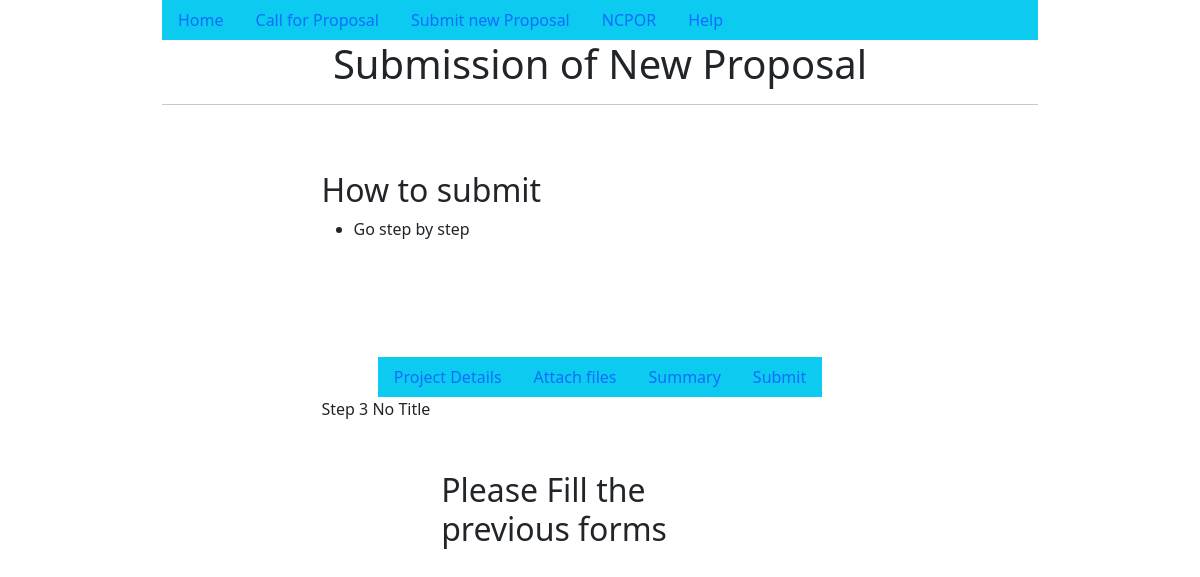
The page /proposals/submit/summary/second/ (signed in) on the database as committed earlier.
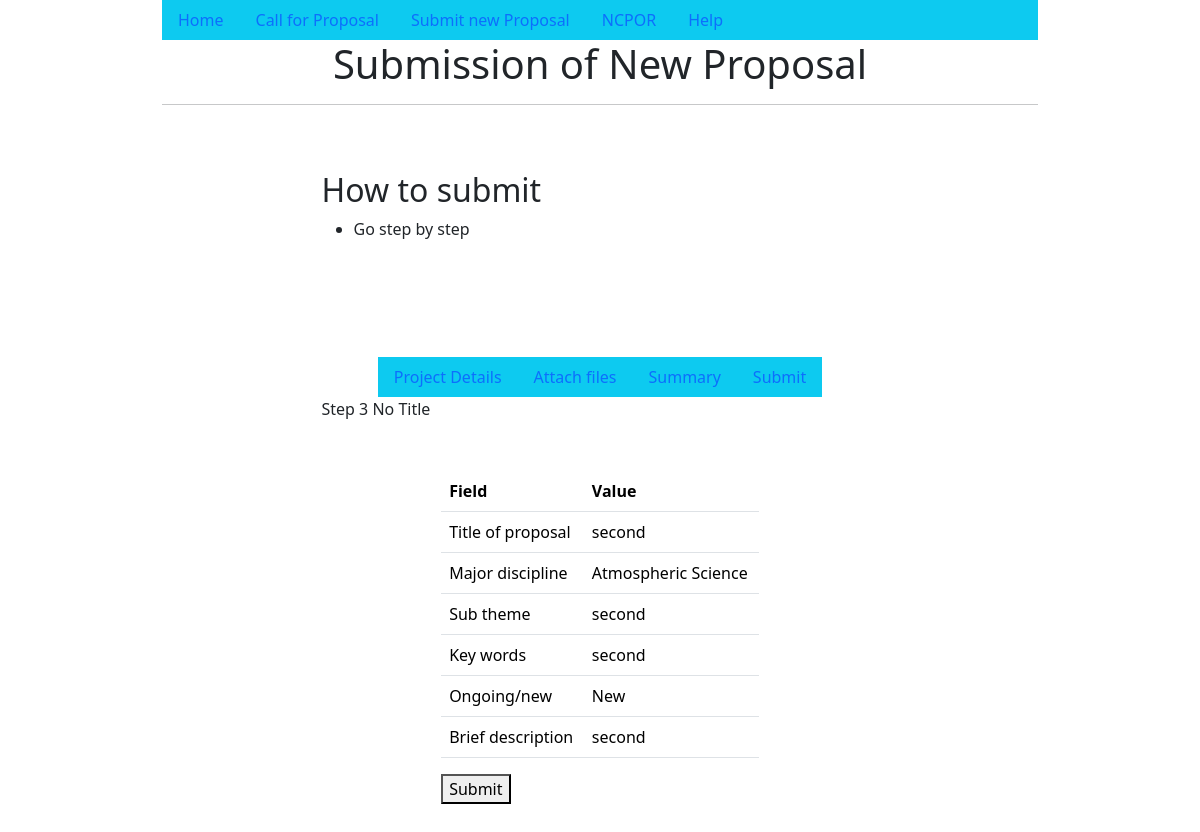
The same page on the database as committed later.
### proposals/models.py (models this page shows)
class Details(models.Model):
    DISCIPLINE_CHOICES = (
            ('Atmospheric Science', 'Atmospheric Science'),
            ('Oceanography', 'Oceanography'),
            ('Geology and Palosciences', 'Geology and Palosciences'),
            ('Glaciology and Remote Sensing', 'Glaciology and Remote Sensing'),
            ('Environmental Science', 'Environmental Science'),
            ('Biology', 'Biology'),
            ('Other', 'Other'),
        )
    FRESHNESS_CHOICE = (
        ('Ongoing', 'Ongoing'),
        ('New', 'New')
    )
    title_of_proposal = models.CharField(max_length=20, null=False , unique=True, primary_key=True)
    major_discipline = models.CharField(max_length = 30,choices = DISCIPLINE_CHOICES, null=False)
    sub_theme = models.CharField(max_length=20, null=False)
    key_words = models.CharField(max_length=50)
    freshness = models.CharField(max_length = 10,choices = FRESHNESS_CHOICE, null=False, name="Ongoing/New")
    brief_description = models.TextField(max_length=250)

### proposals/views.py (the view, shortened to what this page needs)
# urls.py: path('submit/summary', views.submit_summary),
@login_required
def submit_summary(request, title: str = ""):
    if title != "":
        details = Details.objects.filter(
            title_of_proposal=title
        ).values()
    else:
        details = None
    return render(
        request=request,
        template_name="submit.html",
        context={
            "step": 3,
            "details": [
                (i.replace("_", " ").capitalize(), j)
                for (i, j) in details[0].items()
                if i not in ["id"]
            ]
            if details
            else None,
            "title": request.session["title"]
            if "title" in request.session
            else "No Title",
        },
    )

### proposals/templates/submit.html (shortened to what this page needs)
{% extends 'base.html' %}
{% load static %}
{% block head %}Submission of New Proposal{% endblock head %}
{% block content %}
    <div style="width: 75%; margin: auto; padding: 50px;">
        <h2>How to submit</h2>
        <ul>
            <li>Go step by step</li>
        </ul>
    </div>
    <div style="width: 75%; margin: auto; padding: 50px;">
        <nav class="d-flex justify-content-center">
            <ul class="nav bg-info">
                <li class="nav-item">
                    <a class="nav-link" href="/proposals/submit/details">Project Details</a>
                </li>
                <li class="nav-item">
                    <a class="nav-link" href="/proposals/submit/files">Attach files</a>
                </li>
                <li class="nav-item">
                    <a class="nav-link" href="/proposals/submit/summary">Summary</a>
                </li>
                <li class="nav-item">
                    <a class="nav-link" href="/proposals/submit/finish">Submit</a>
                </li>
            </ul>
        </nav>
        <div>
            Step {{ step }}
            {{ title }}
            {% if step == 1 %}
                <form method="POST">
                    {% csrf_token %}
                    {{ details_form.as_p }}
                    <button type="submit">Continue</button>
                </form>
            {% elif step == 2 and title %}
                <form method="POST" enctype="multipart/form-data">
                    {% csrf_token %}
                    {{ files_form.as_p }}
                    <button type="submit">Continue</button>
                </form>
            {% elif step == 3 and title %}
                <div style="width: 75%; margin: auto; padding: 50px;">
                    {% if details %}
                        <table class="table">
                            <thead>
                                <tr>
                                    <th>Field</th>
                                    <th>Value</th>
                                </tr>
                            </thead>
                            {% for i, j in details %}
                            <tr>
                                <td>{{ i }}</td>
                                <td>{{ j }}</td>
                            </tr>
                            {% endfor %}
                        </table>
                        <form method="POST">
                            <button type="submit">Submit</button>
                        </form>
                    {% else %}
                        <h2>Please Fill the previous forms<h2>
                    {% endif %}
                </div>
            {% elif step == 4%}
                <div style="width: 75%; margin: auto; padding: 50px;">
                    <a href="/proposals/home">Your proposal has been submitted !!!</a>
                </div>
            {% endif %}
        </div>
    </div>
{% endblock content %}

### proposals/templates/base.html (shortened to what this page needs)
{% load static %}
<!DOCTYPE html>
<html lang="en">
<head>
    {% load bootstrap5 %}
    {% bootstrap_css %}
</head>
<body style="background-image: url('https://ncpor.res.in/upload/background/Background/big/Background-45.jpg'); height: 100%">
    <div class="container" style="width: 75%">
        <nav>
            <ul class="nav bg-info">
                <li class="nav-item">
                    <a class="nav-link" href="/proposals/home">Home</a>
                </li>
                <li class="nav-item">
                    <a class="nav-link" href="#">Call for Proposal</a>
                </li>
                <li class="nav-item">
                    <a class="nav-link" href="/proposals/submit">Submit new Proposal</a>
                </li>
                <li class="nav-item">
                    <a class="nav-link" href="https://ncpor.res.in">NCPOR</a>
                </li>
                <li class="nav-item">
                    <a class="nav-link" href="#">Help</a>
                </li>
            </ul>
        </nav>
        <div style="background-color: white; min-height: 100vh">
            <h1 class="text-center">{% block head %}{% endblock head %}</h1><hr>
            {% block content %}{% endblock content %}
        </div>
    </div>
</body>
</html>

Rows that differ between the two databases and show on the page:
added Details: details "second" "Atmospheric Science" "second" "second" "New" "second"
Other text that changed with them:
text no longer shown: "Please Fill the previous forms"
text now shown: "Field Value Submit"
new list line: "Title of proposal"
new list line: "Major discipline"
new list line: "Sub theme"
new list line: "Key words"
new list line: "Ongoing/new"
new list line: "Brief description"
